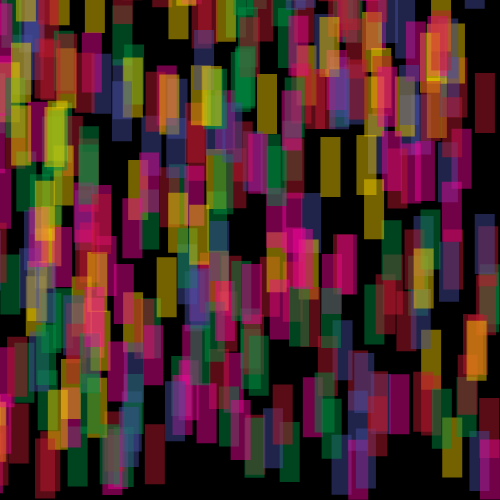
Frame 1 (no input)
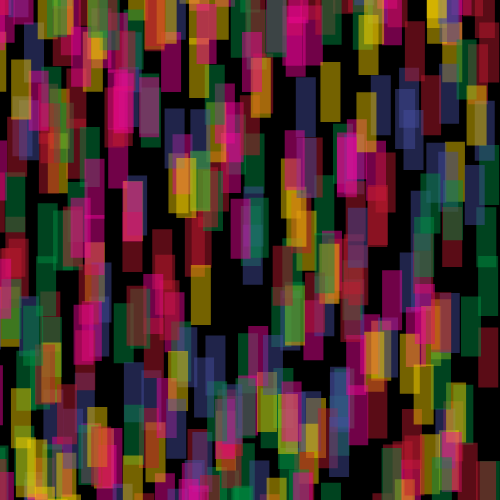
Frame 60 (no input)
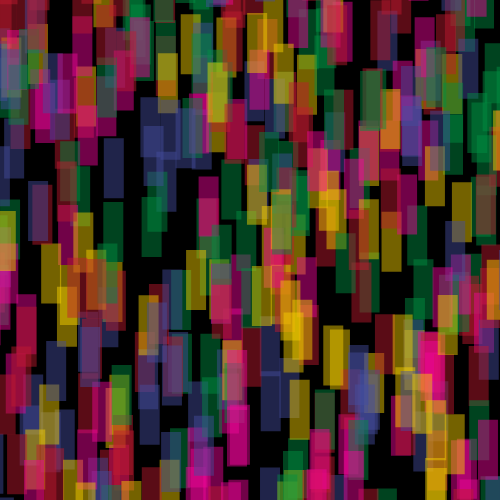
Frame 120 (the mouse pressed at the canvas centre since frame 60)

The p5.js sketch that drew these frames (run headless with seeded random() and noise() and a simulated clock; from frame 60 on, the mouse is pressed at the canvas centre):

// p5.js sketch
// ── sketch.js
var p=["#bf1a2f78","#f0069978","#454e9e78","#018e4278","#f7d00278"]
var q=500;
var w=20;
var h=60;
var x=[];
var y=[];
var v=[];
var c=[];
var ve=0;

function setup() { 
  createCanvas (500,500);

  for(var i=0; i<q; i++){
    x[i]=random(-100,width-w);
    y[i]=random(-200,height-h);
    c[i]=random(p);
    v[i]=random(1,10);
  }

  noStroke();
}

function draw() {
  background (0);

  ve=map(mouseX, 0, width, 0,8);

  for(var i=0;i<q;i++){
    fill (c[i]);
    rect (x[i], y[i], w, h);
    y[i]+=v[i];
    x[i]+=ve;

    if(y[i]>height){
      y[i]=random(-200,-h);
    }

    if(x[i]>height){
      x[i]=random(-100,-h);
    }
  }
}
